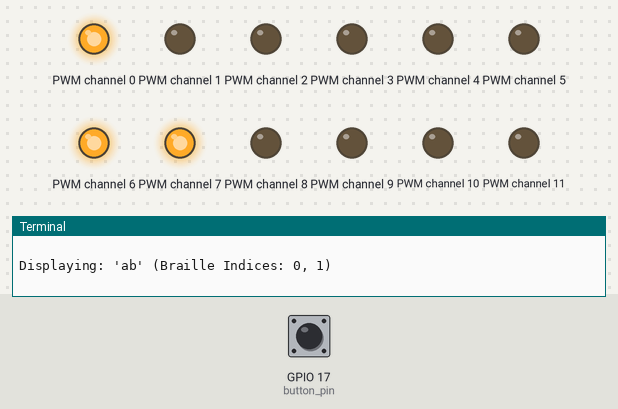
Recording of a program running on a simulated Raspberry Pi (BCM pin numbers). On the bench: output pins drawn as LEDs (lit = HIGH), the last lines printed to the terminal. The inputs (shaded band) are chosen by the test bench; at power-on: GPIO 17 (button_pin) LOW. At 13.6 s the program stops and its outputs stay as they are.

Above: at 5.0 s.
5.1 s: GPIO 17 (button_pin) pulled HIGH for 0.15 s
At 6.7 s:
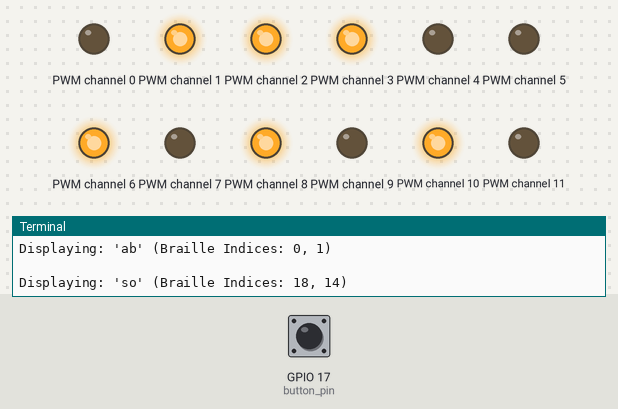
7.6 s: GPIO 17 (button_pin) pulled HIGH for 1 s
At 9.8 s:
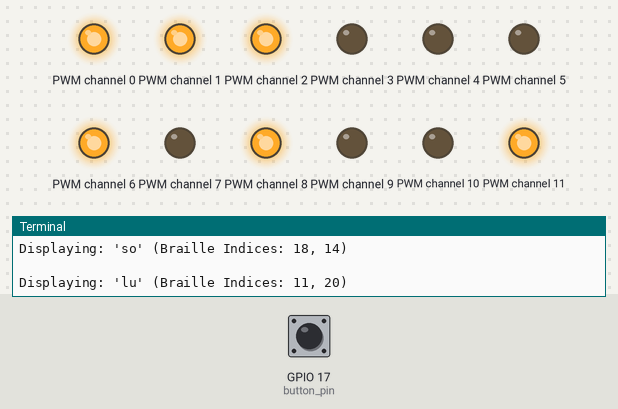
10.1 s: GPIO 17 (button_pin) pulled HIGH for 0.15 s
At 11.8 s:
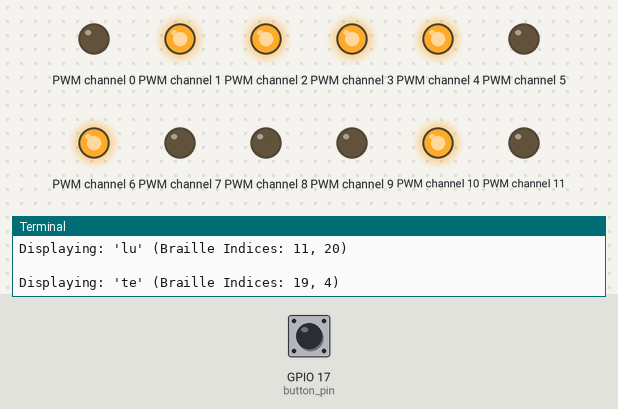
12.6 s: GPIO 17 (button_pin) pulled HIGH for 3.2 s
At 14.8 s:
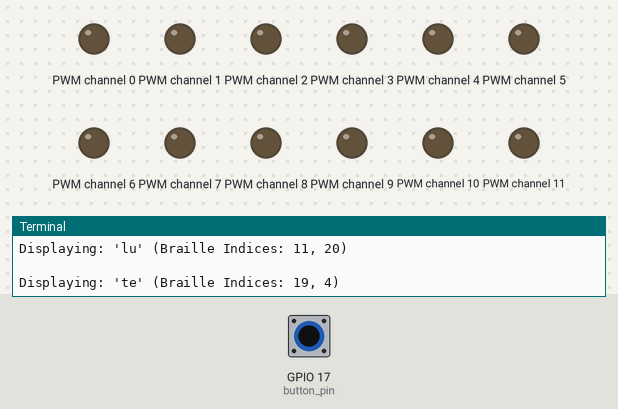
Timing chart, 0 to 15.1 s (numbered marks = the images above; inputs shaded):
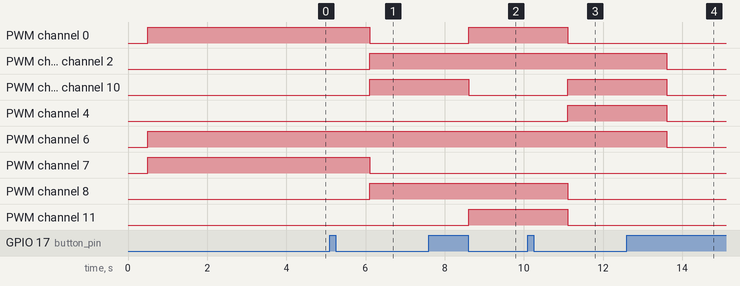

Measured:
- after the input at 5.1 s, PWM channel 0, PWM channel 7: HIGH → LOW after 1.0 s; PWM channel 1–3, PWM channel 8, PWM channel 10: LOW → HIGH after 1.0 s
- after the input at 7.6 s, PWM channel 0, PWM channel 11: LOW → HIGH after 1.0 s; PWM channel 3, PWM channel 10: HIGH → LOW after 1.0 s
- after the input at 10.1 s, PWM channel 0, PWM channel 8, PWM channel 11: HIGH → LOW after 1.0 s; PWM channel 3, PWM channel 4, PWM channel 10: LOW → HIGH after 1.0 s
- after the input at 12.6 s, PWM channel 1–4, PWM channel 6, PWM channel 10: HIGH → LOW after 1.0 s

The program:

two_cells.py
```python
import RPi.GPIO as GPIO
import time
from adafruit_pca9685 import PCA9685
from time import sleep
import board
# --- PCA9685 Setup ---
# Your PCA9685 address is 0x60 (decimal 96)
# Initialize ServoKit for 16 channels on your PCA9685
#it = ServoKit(channels=16, address=0x60)

i2c=board.I2C()
pca=PCA9685(i2c, address=0x41)
pca.frequency = 100

# Braille mapping: each sublist represents dots 1-6 for a-z
# (Assuming solenoids are connected to PCA9685 channels 0-5 for dots 1-6 respectively)
braille = [
    [1,0,0,0,0,0],  # a
    [1,1,0,0,0,0],  # b
    [1,0,0,1,0,0],  # c
    [1,0,0,1,1,0],  # d
    [1,0,0,0,1,0],  # e
    [1,1,0,1,0,0],  # f
    [1,1,0,1,1,0],  # g
    [1,1,0,0,1,0],  # h
    [0,1,0,1,0,0],  # i
    [0,1,0,1,1,0],  # j
    [1,0,1,0,0,0],  # k
    [1,1,1,0,0,0],  # l
    [1,0,1,1,0,0],  # m
    [1,0,1,1,1,0],  # n
    [1,0,1,0,1,0],  # o
    [1,1,1,1,0,0],  # p
    [1,1,1,1,1,0],  # q
    [1,1,1,0,1,0],  # r
    [0,1,1,1,0,0],  # s
    [0,1,1,1,1,0],  # t
    [1,0,1,0,0,1],  # u
    [1,1,1,0,0,1],  # v
    [0,1,0,1,1,1],  # w
    [1,0,1,1,0,1],  # x
    [1,0,1,1,1,1],  # y
    [1,0,1,0,1,1],  # z
]

# Define PCA9685 channels for solenoids (assuming channels 0-5)
# IMPORTANT: Map these to the actual channels your solenoids are wired to on the PCA9685
solenoid_channels = [0, 1, 2, 3, 4, 5, 6, 7, 8, 9, 10, 11]

# Define Raspberry Pi GPIO pin for the button
button_pin = 17 # BCM mode pin number

# The text to convert to braille
text = "absolute"

# --- Setup GPIO for Button ---
GPIO.setmode(GPIO.BCM)
GPIO.setwarnings(False)
GPIO.setup(button_pin, GPIO.IN, pull_up_down=GPIO.PUD_DOWN)

# --- Function to activate/deactivate a solenoid dot ---
def set_solenoid_state(channel, state):
    """
    Sets the state of a solenoid connected to a PCA9685 channel.
    state: 1 for ON (dot up), 0 for OFF (dot down)
    """
    if state == 1:
        # Solenoid ON (dot up) - set throttle to 1 (full forward)
        pca.channels[channel].duty_cycle=0xFFFF
    else:
        # Solenoid OFF (dot down) - set throttle to 0 (stop)
        pca.channels[channel].duty_cycle=0 # Using 0.0 for clarity, can also be None

# --- Main loop for Braille display ---
try:
    # Ensure all solenoids are off initially
    for channel in solenoid_channels:
        set_solenoid_state(channel, 0) # Turn all solenoids off
    time.sleep(0.5) # Give them a moment to retract

    i = 0
    while i < len(text) - 1:
        char1 = text[i].lower()
        char2 = text[i + 1].lower()

        if char1.isalpha() and char2.isalpha():
            index_one = ord(char1) - ord('a')
            index_two = ord(char2) - ord('a')
            print(f"\nDisplaying: '{char1}{char2}' (Braille Indices: {index_one}, {index_two})")

            for j in range(6):  # 6 dots per cell
                channel_first = solenoid_channels[j]
                channel_second = solenoid_channels[j + 6]

                dot_state_first = braille[index_one][j]
                dot_state_second = braille[index_two][j]

                set_solenoid_state(channel_first, dot_state_first)
                set_solenoid_state(channel_second, dot_state_second)

            # Wait for button pres
            while GPIO.input(button_pin) == 0:
                time.sleep(0.01) # Check button state frequently

            # A short pause before the next letter, after button release
            time.sleep(1)
        i += 2

except KeyboardInterrupt:
    print("\nProgram interrupted.")

finally:
    for channel in solenoid_channels:
        set_solenoid_state(channel, 0)
    GPIO.cleanup()
```
